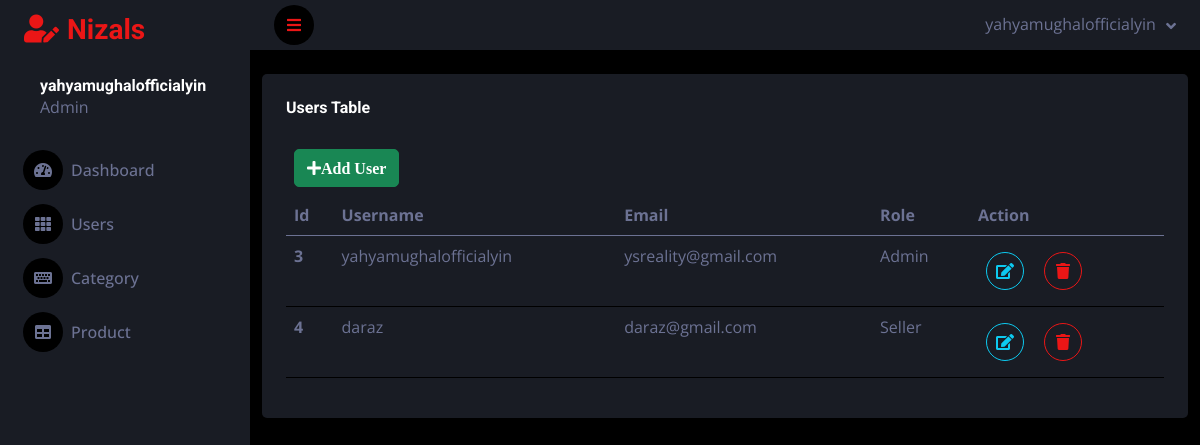
/admin/users.php (signed in), run on the app's committed database.
### tables this page shows
CREATE TABLE `users` (
  `u_id` int(11) NOT NULL,
  `uname` varchar(50) NOT NULL,
  `email` varchar(110) NOT NULL,
  `password` varchar(110) NOT NULL,
  `role` int(11) NOT NULL
);

### admin/users.php (the view, shortened to what this page needs)
<!DOCTYPE html>
<html lang="en">
<head>
    <link href="https://cdnjs.cloudflare.com/ajax/libs/font-awesome/5.10.0/css/all.min.css" rel="stylesheet">
    <link href="https://cdn.jsdelivr.net/npm/bootstrap-icons@1.4.1/font/bootstrap-icons.css" rel="stylesheet">
    <link href="lib/owlcarousel/assets/owl.carousel.min.css" rel="stylesheet">
    <link href="lib/tempusdominus/css/tempusdominus-bootstrap-4.min.css" rel="stylesheet" />
    <link href="css/bootstrap.min.css" rel="stylesheet">
    <link href="css/style.css" rel="stylesheet">
</head>
<body>
    <div class="container-fluid position-relative d-flex p-0">
        <?php include "navbar.php" ?>
        <?php
include "config.php";
$sql = "SELECT * FROM users";
$result = $conn->query($sql);
?>
<div class="container">
    <div class="row justify-content-center">
        <div class="col-12 mt-4">
            <div class="bg-secondary rounded h-100 p-4">
                <h6 class="mb-4">Users Table</h6>
                <a href="add-user.php"><button type="button" class="btn btn-success m-2"><i class="fa fa-plus">Add User</i></button></a>
                <div class="table-responsive">
                    <table class="table">
                        <thead>
                            <tr>
                                <th scope="col">Id</th>
                                <th scope="col">Username</th>
                                <th scope="col">Email</th>
                                <th scope="col">Role</th>
                                <th scope="col">Action</th>
                            </tr>
                        </thead>
                        <tbody>
                            <?php while ($row = $result->fetch_assoc()) { ?>
                                <tr>
                                    <th scope="row"><?php echo $row['u_id']; ?></th>
                                    <td><?php echo $row['uname']; ?></td>
                                    <td><?php echo $row['email']; ?></td>
                                    <td><?php if($row['role'] ==1){
                                        echo "Admin";
                                    }
                                    else if($row['role'] ==2){
                                        echo "Seller";
                                    }
                                      ?></td>
                                    <td>
                                        <a href="update-user.php?id=<?php echo $row["u_id"] ?>"><button type="button" class="btn btn-square btn-outline-info m-2"><i class="fa fa-edit"></i></button></a>
                                        <a href="delete-user.php?id=<?php echo $row["u_id"] ?>"><button type="button" class="btn btn-square btn-outline-primary m-2"><i class="fa fa-trash"></i></button></a>
                                    </td>
                                </tr>
                            <?php }; ?>
                        </tbody>
                    </table>
                </div>
            </div>
        </div>
    </div>
</div>

### admin/css/style.css (style rules this page uses)
:root { --primary: #EB1616; --secondary: #191C24; --light: #6C7293; --dark: #000000; }
.btn { transition: .5s; }
.btn-square { width: 38px; height: 38px; }
.btn-square, .btn-sm-square, .btn-lg-square { padding: 0; display: inline-flex; align-items: center; justify-content: center; font-weight: normal; border-radius: 50px; }

### data on the page
users: u_id "3", uname "yahyamughalofficialyin", email "ysreality@gmail.com", role "Admin"
users: u_id "4", uname "daraz", email "daraz@gmail.com", role "Seller"

### other printed values
$_SESSION['uname'] "yahyamughalofficialyin"
